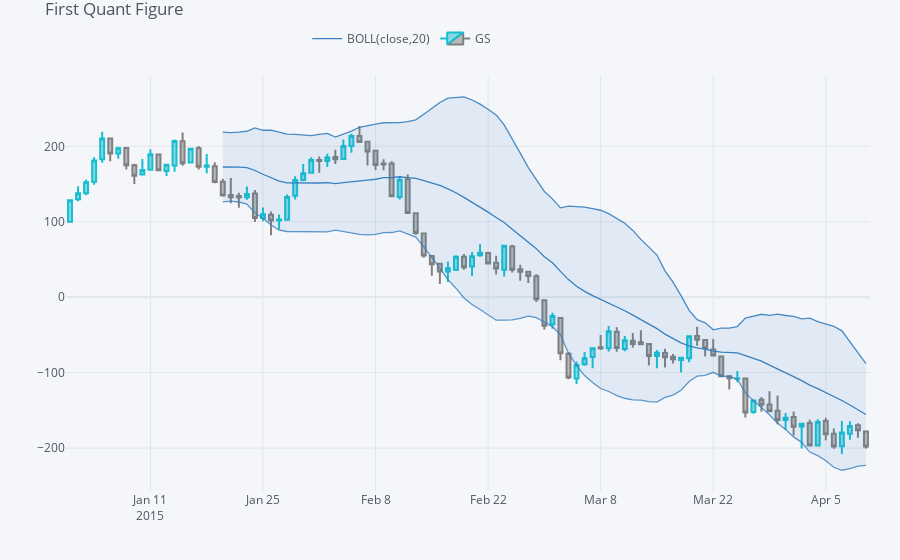

The code cell stored with this chart in its notebook:
### Code cell
df=cf.datagen.ohlc()
qf=cf.QuantFig(df,title='First Quant Figure',legend='top',name='GS')
qf.add_bollinger_bands()
plyo.iplot(qf.iplot())
